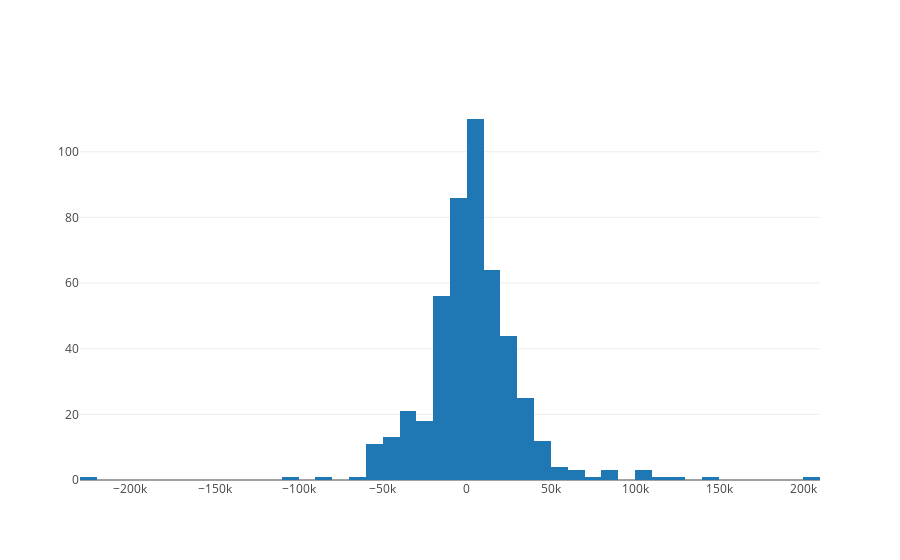

Notebook code for this chart:
### Markdown cell above
# Histogram

### Code cell
data = [go.Histogram(x=dollars['difference'])]
py.iplot(data, filename='basic histogram')

### Figure 1 — Plotly figure (JSON) as saved in the notebook; plotly's stock layout.template omitted (floating-point values rounded to 4 significant figures; data arrays with more than 128 entries replaced by an {"elided": "..."} marker saying what was removed)
{"data": [{"type": "histogram", "x": {"elided": "482 float values"}}], "layout": {}}
